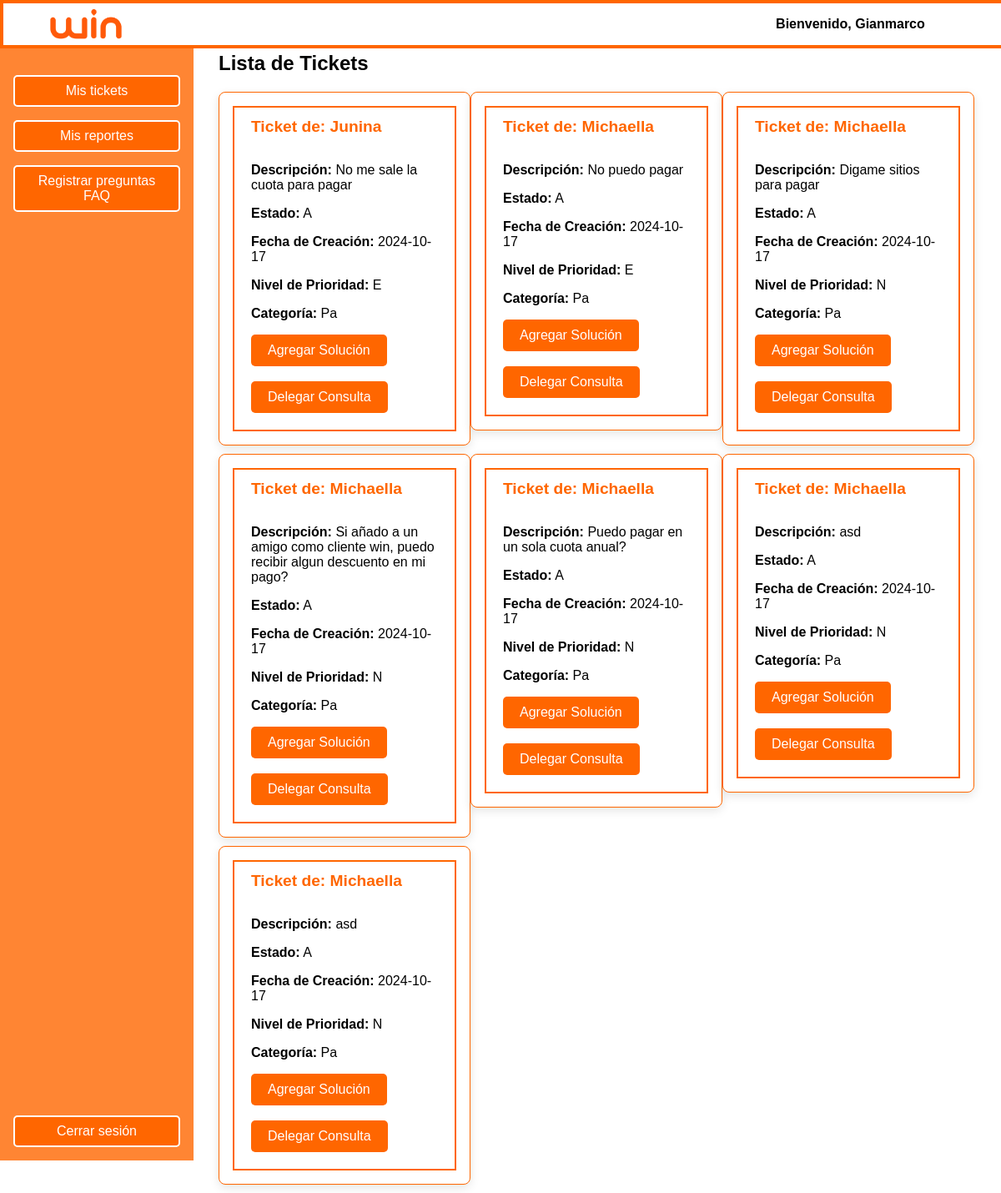
The page /Menu_moderador.php (signed in) on the database its author committed.
### tables this page shows
CREATE TABLE `moderador` (
  `id_Moderador` int(11) NOT NULL,
  `id_Rol` int(11) DEFAULT NULL,
  `Nombre` varchar(20) NOT NULL,
  `Email_M` varchar(40) NOT NULL,
  `Clave_M` varchar(18) NOT NULL,
  `Direccion` varchar(50) NOT NULL
);

CREATE TABLE `ticket` (
  `id_Ticket` int(11) NOT NULL,
  `id_Cliente` int(11) DEFAULT NULL,
  `id_moderador` int(11) NOT NULL,
  `Fecha_Creacion` date NOT NULL,
  `Fecha_Resolucion` date DEFAULT NULL,
  `Estado` char(1) DEFAULT NULL CHECK (`Estado` in ('A','C','P')),
  `Descripcion` text NOT NULL,
  `Solucion` text DEFAULT NULL,
  `Nivel_Prioridad` enum('N','E','U') DEFAULT NULL,
  `Categoria` enum('Pl','Pa','Eq','In') DEFAULT NULL
);

CREATE TABLE `cliente` (
  `id_Cliente` int(11) NOT NULL,
  `Id_plan` int(11) DEFAULT NULL,
  `Id_equipo` int(11) NOT NULL,
  `Nombre` varchar(20) NOT NULL,
  `Apellidos` varchar(20) NOT NULL,
  `Email_C` varchar(40) NOT NULL CHECK (`Email_C` like '%_@__%.__%'),
  `Clave_C` varchar(18) NOT NULL,
  `Direccion` varchar(50) NOT NULL,
  `Telefono` char(9) DEFAULT NULL
);

### Menu_moderador.php (the view, shortened to what this page needs)
<?php
$conexion = mysqli_connect("localhost", "root", "root", "soporte");
$moderador = $_SESSION['moderador'];
$sql = "SELECT Nombre, id_rol FROM moderador WHERE Email_M = '$moderador'";
$resultnombre = mysqli_query($conexion, $sql);
$row = mysqli_fetch_assoc($resultnombre);
$nombre_moderador = $row['Nombre'];
$id_rol = $row['id_rol'];
$sql_ticket = "
    SELECT t.id_Ticket, t.Descripcion, t.Estado, t.Fecha_Creacion, c.Nombre AS Cliente, t.Nivel_Prioridad, t.Categoria
    FROM ticket t
    JOIN cliente c ON t.id_Cliente = c.id_cliente
    WHERE t.id_moderador = (SELECT id_moderador FROM moderador WHERE Email_M = '$moderador')
    AND t.Estado = 'A' -- Solo mostrar tickets con estado 'A'
";
$result_ticket = mysqli_query($conexion, $sql_ticket);
?>
<link rel="stylesheet" href="css/stylemoderador.css">
<!DOCTYPE html>
<html lang="en">
<head>
</head>
<body>
<header>
    <img class="img" src="images/win2.png" alt="">
    <div class="welcome">Bienvenido,  <?php echo htmlspecialchars($nombre_moderador); ?></div>
</header>
<div class="container">
    <nav>
        <ul>
            <li><a href="Menu_moderador.php">Mis tickets</a></li>
            <li><a href="Menu_MisReportes.php">Mis reportes</a></li>
            <li><a href="Menu_Preguntas_FAQ.php">Registrar preguntas FAQ</a></li>
        </ul>
        <div class="logout">
            <a href="logout.php">Cerrar sesión</a>
        </div>
    </nav>
    <main class="col-md-10">
        <h2>Lista de Tickets</h2>
        <div class="ticket-container">
            <?php while ($ticket = mysqli_fetch_assoc($result_ticket)): ?>
                <div class="col-md-6 mb-4">
                    <div class="ticket-card card mx-auto">
                        <div class="card-body" style="border: 2px solid var(--primary-orange);">
                            <h5 class="card-title">Ticket de: <?php echo htmlspecialchars($ticket['Cliente']); ?></h5>
                            <p class="card-text"><strong>Descripción:</strong> <?php echo htmlspecialchars($ticket['Descripcion']); ?></p>
                            <p class="card-text"><strong>Estado:</strong> <?php echo htmlspecialchars($ticket['Estado']); ?></p>
                            <p class="card-text"><strong>Fecha de Creación:</strong> <?php echo htmlspecialchars($ticket['Fecha_Creacion']); ?></p>
                            <p class="card-text"><strong>Nivel de Prioridad:</strong> <?php echo htmlspecialchars($ticket['Nivel_Prioridad']); ?></p>
                            <p class="card-text"><strong>Categoría:</strong> <?php echo htmlspecialchars($ticket['Categoria']); ?></p>
                            <button onclick="mostrarSolucionForm(<?php echo $ticket['id_Ticket']; ?>)" class="btn btn-agregar-solucion">Agregar Solución</button>
                            <br>
                            <br>
                            <?php if ($id_rol != 1): ?>
                                <form method="POST" style="display:inline;">
                                    <button type="submit" class="btn btn-agregar-solucion">Delegar Consulta</button>
                                </form>
                            <?php endif; ?>
                        </div>
                    </div>
                </div>
            <?php endwhile; ?>
        </div>
    </main>
</div>
</body>
</html>

### css/stylemoderador.css (style rules this page uses)
:root { --primary-orange: #FF6600; --secondary-orange: #FF8533; --dark-orange: #CC5200; --light-orange: #FFE0CC; --white: #FFFFFF; --black: #000000; }
body { font-family: Arial, sans-serif; margin: 0; padding: 0; background-color: #FFFFFF; color: var(--black); }
header { background-color: white; color: var(--white); padding: 0.3rem; display: flex; justify-content: space-between; align-items: center; border: 4px solid #FF6600; z-index: 1000; position: fixed; width: 100%; }
img { height: 40px; margin-left: 40px; }
.container { display: flex; height: 100vh; }
nav { height: 91%; width: 200px; background-color: var(--secondary-orange); padding: 1rem; position: fixed; top: 0; display: flex; flex-direction: column; justify-content: space-between; margin-top: 58px; overflow-y: auto; }
nav ul { list-style-type: none; padding: 0; }
nav ul li { margin-bottom: 1rem; }
nav ul li a, .logout a { text-decoration: none; color: var(--white); background-color: var(--primary-orange); padding: 0.5rem 1rem; border-radius: 5px; display: block; text-align: center; border: 2px solid var(--white); transition: all 0.3s ease; }
main { flex-grow: 1; padding: 1rem; background-color: var(--white); }
.welcome { color: #000000; margin-right: 100px; font-weight: bold; }
main { padding: 2rem; background-color: var(--white); margin-left: 230px; margin-top: 10px; height: 100%; }
.ticket-card { background-color: var(--white); border: 1px solid var(--primary-orange); padding: 1rem; border-radius: 8px; box-shadow: 0px 4px 12px rgba(0, 0, 0, 0.1); max-width: 350px; margin-bottom: 10px; }
.ticket-card h5 { color: var(--primary-orange); }
.card-body { max-width: 550px; padding: 20px; }
.card-title { margin-top: -8px; font-weight: bold; font-size:larger; }
.btn-agregar-solucion { background-color: var(--primary-orange); border: none; color: var(--white); padding: 10px 20px; border-radius: 5px; font-size: 1rem; transition: background-color 0.3s ease, transform 0.2s ease; }
.ticket-container { display: grid; grid-template-columns: repeat(3, 1fr); }

### rows shown on the page
moderador: Nombre "Gianmarco"
ticket: id_Cliente.Nombre "Junina", Descripcion "No me sale la cuota para pagar", Estado "A", Fecha_Creacion "2024-10-17", Nivel_Prioridad "E", Categoria "Pa"
ticket: id_Cliente.Nombre "Michaella", Descripcion "No puedo pagar", Estado "A", Fecha_Creacion "2024-10-17", Nivel_Prioridad "E", Categoria "Pa"
ticket: id_Cliente.Nombre "Michaella", Descripcion "Digame sitios para pagar", Estado "A", Fecha_Creacion "2024-10-17", Nivel_Prioridad "N", Categoria "Pa"
ticket: id_Cliente.Nombre "Michaella", Descripcion "Si añado a un amigo como cliente win, puedo recibir algun descuento en mi pago?", Estado "A", Fecha_Creacion "2024-10-17", Nivel_Prioridad "N", Categoria "Pa"
ticket: id_Cliente.Nombre "Michaella", Descripcion "Puedo pagar en un sola cuota anual?", Estado "A", Fecha_Creacion "2024-10-17", Nivel_Prioridad "N", Categoria "Pa"
ticket: id_Cliente.Nombre "Michaella", Descripcion "asd", Estado "A", Fecha_Creacion "2024-10-17", Nivel_Prioridad "N", Categoria "Pa"
ticket: id_Cliente.Nombre "Michaella", Descripcion "asd", Estado "A", Fecha_Creacion "2024-10-17", Nivel_Prioridad "N", Categoria "Pa"
